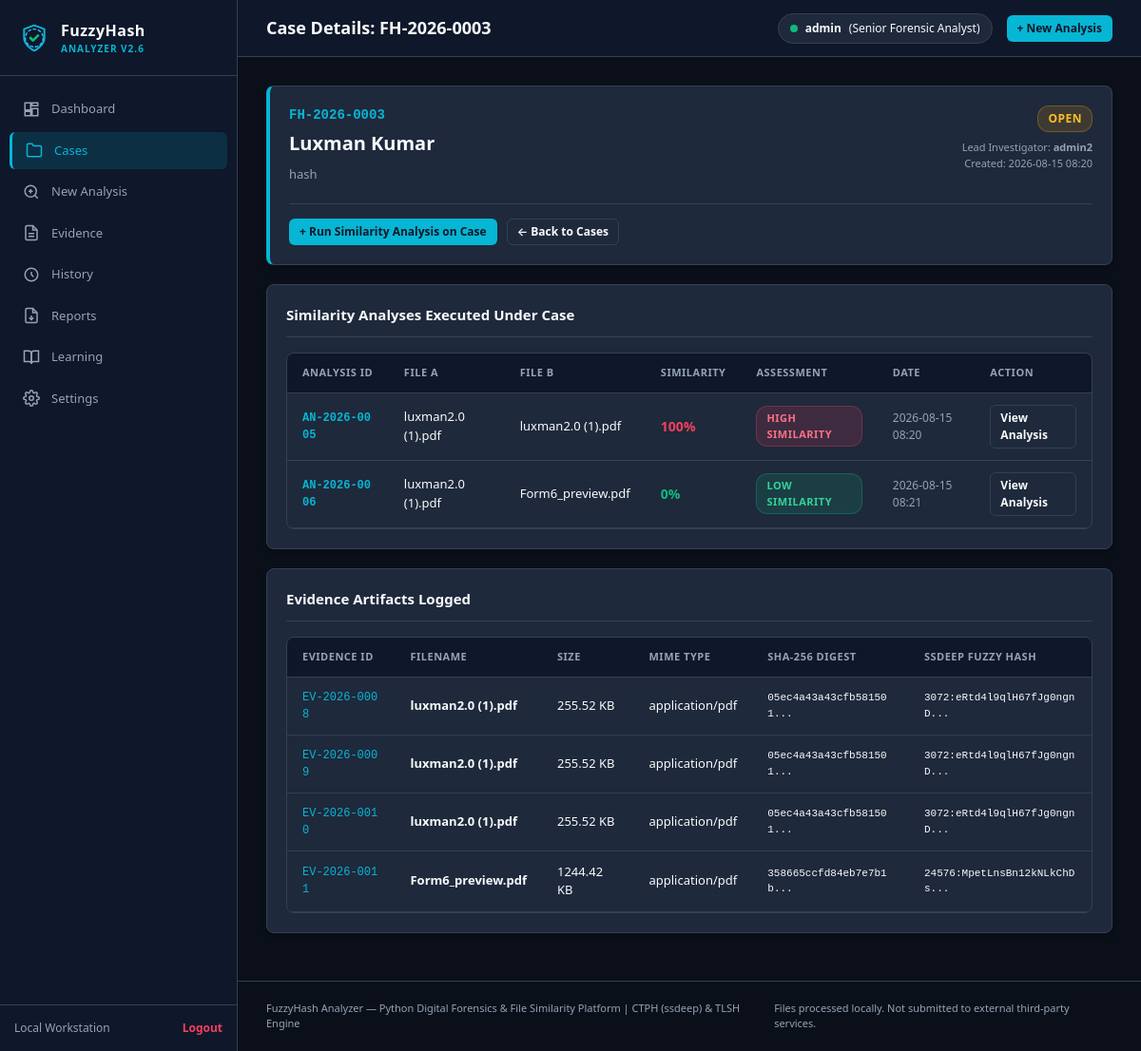
Page /cases/FH-2026-0003 (signed in) on the committed database.
### models/case.py (models this page shows, shortened)
class Case(db.Model):
    __tablename__ = 'cases'
    id = db.Column(db.Integer, primary_key=True)
    case_id = db.Column(db.String(50), unique=True, nullable=False)  # e.g., FH-2026-0001
    name = db.Column(db.String(150), nullable=False)
    description = db.Column(db.Text, nullable=True)
    investigator = db.Column(db.String(100), nullable=False, default='Lead Investigator')
    status = db.Column(db.String(30), nullable=False, default='Open')  # Open, In Progress, Closed
    created_at = db.Column(db.DateTime, default=lambda: datetime.now(timezone.utc))
    updated_at = db.Column(db.DateTime, default=lambda: datetime.now(timezone.utc), onupdate=lambda: datetime.now(timezone.utc))
    evidences = db.relationship('Evidence', backref='case', lazy=True, cascade='all, delete-orphan')
    analyses = db.relationship('Analysis', backref='case', lazy=True, cascade='all, delete-orphan')

### models/analysis.py (models this page shows, shortened)
class Analysis(db.Model):
    __tablename__ = 'analyses'
    id = db.Column(db.Integer, primary_key=True)
    analysis_id = db.Column(db.String(50), unique=True, nullable=False)  # e.g., AN-2026-0001
    case_id = db.Column(db.Integer, db.ForeignKey('cases.id'), nullable=False)
    evidence_a_id = db.Column(db.Integer, db.ForeignKey('evidences.id'), nullable=False)
    evidence_b_id = db.Column(db.Integer, db.ForeignKey('evidences.id'), nullable=False)
    ssdeep_score = db.Column(db.Integer, nullable=True)  # 0 to 100
    tlsh_score = db.Column(db.Integer, nullable=True)    # TLSH distance
    tlsh_similarity_pct = db.Column(db.Integer, nullable=True) # Normalized 0 to 100
    similarity_score = db.Column(db.Integer, nullable=False) # Combined overall %
    assessment = db.Column(db.String(50), nullable=False)   # Low Similarity, Moderate Similarity, High Similarity
    notes = db.Column(db.Text, nullable=True)
    report_path = db.Column(db.String(500), nullable=True)
    created_at = db.Column(db.DateTime, default=lambda: datetime.now(timezone.utc))
    evidence_a = db.relationship('Evidence', foreign_keys=[evidence_a_id], backref='analyses_a')
    evidence_b = db.relationship('Evidence', foreign_keys=[evidence_b_id], backref='analyses_b')

### models/evidence.py (models this page shows, shortened)
class Evidence(db.Model):
    __tablename__ = 'evidences'
    id = db.Column(db.Integer, primary_key=True)
    evidence_id = db.Column(db.String(50), unique=True, nullable=False) # e.g. EV-2026-0001
    case_id = db.Column(db.Integer, db.ForeignKey('cases.id'), nullable=False)
    filename = db.Column(db.String(255), nullable=False)
    original_filename = db.Column(db.String(255), nullable=False)
    file_path = db.Column(db.String(500), nullable=False)
    file_size = db.Column(db.Integer, nullable=False)
    mime_type = db.Column(db.String(100), nullable=False)
    md5 = db.Column(db.String(32), nullable=False)
    sha256 = db.Column(db.String(64), nullable=False)
    fuzzy_hash_ssdeep = db.Column(db.Text, nullable=True)
    fuzzy_hash_tlsh = db.Column(db.Text, nullable=True)
    created_at = db.Column(db.DateTime, default=lambda: datetime.now(timezone.utc))

### routes/cases.py (the view)
@cases_bp.route('/cases/<case_id>')
@login_required
def detail(case_id):
    case_obj = Case.query.filter_by(case_id=case_id).first_or_404()
    return render_template('case_detail.html', case=case_obj)

### routes/__init__.py (called while the page is built)
def login_required(f):
    @wraps(f)
    def decorated_function(*args, **kwargs):
        if not session.get('user_id'):
            flash('Please log in to access the forensic workstation.', 'warning')
            return redirect(url_for('auth.login'))
        return f(*args, **kwargs)
    return decorated_function

### templates/case_detail.html (shortened to what this page needs)
{% extends "base.html" %}
{% block header_title %}Case Details: {{ case.case_id }}{% endblock %}
{% block content %}
<div class="card" style="border-left: 4px solid var(--accent-cyan);">
    <div style="display: flex; justify-content: space-between; align-items: flex-start;">
        <div>
            <div style="font-family: var(--font-mono); color: var(--accent-cyan); font-weight: bold; font-size: 14px;">{{ case.case_id }}</div>
            <h2 style="font-size: 20px; font-weight: 700; color: var(--text-main); margin: 4px 0 8px 0;">{{ case.name }}</h2>
            <p style="color: var(--text-muted); font-size: 13px; max-width: 800px;">{{ case.description or 'No case description provided.' }}</p>
        </div>
        <div style="text-align: right;">
            <span class="badge badge-mod" style="font-size: 12px; margin-bottom: 8px;">{{ case.status }}</span>
            <div style="font-size: 11px; color: var(--text-muted);">Lead Investigator: <strong>{{ case.investigator }}</strong></div>
            <div style="font-size: 11px; color: var(--text-muted);">Created: {{ case.created_at.strftime('%Y-%m-%d %H:%M') }}</div>
        </div>
    </div>
    <div style="margin-top: 20px; padding-top: 15px; border-top: 1px solid var(--border-color); display: flex; gap: 10px;">
        <a href="{{ url_for('analysis.new_analysis', case_id=case.id) }}" class="btn btn-primary btn-sm">+ Run Similarity Analysis on Case</a>
        <a href="{{ url_for('cases.index') }}" class="btn btn-secondary btn-sm">← Back to Cases</a>
    </div>
</div>
<div class="card">
    <div class="card-header">
        <h3 class="card-title">Similarity Analyses Executed Under Case</h3>
    </div>
    <div class="table-container">
        <table class="tech-table">
            <thead>
                <tr>
                    <th>Analysis ID</th>
                    <th>File A</th>
                    <th>File B</th>
                    <th>Similarity</th>
                    <th>Assessment</th>
                    <th>Date</th>
                    <th>Action</th>
                </tr>
            </thead>
            <tbody>
                {% if case.analyses %}
                    {% for an in case.analyses %}
                    <tr>
                        <td class="font-mono" style="color: var(--accent-cyan); font-weight: 600;">{{ an.analysis_id }}</td>
                        <td>{{ an.evidence_a.original_filename if an.evidence_a else 'N/A' }}</td>
                        <td>{{ an.evidence_b.original_filename if an.evidence_b else 'N/A' }}</td>
                        <td>
                            <strong style="font-size: 14px; {% if an.similarity_score >= 71 %}color: var(--accent-rose);{% elif an.similarity_score >= 31 %}color: var(--accent-amber);{% else %}color: var(--accent-emerald);{% endif %}">
                                {{ an.similarity_score }}%
                            </strong>
                        </td>
                        <td>
                            {% if an.assessment == 'High Similarity' %}
                                <span class="badge badge-high">High Similarity</span>
                            {% elif an.assessment == 'Moderate Similarity' %}
                                <span class="badge badge-mod">Moderate Similarity</span>
                            {% else %}
                                <span class="badge badge-low">Low Similarity</span>
                            {% endif %}
                        </td>
                        <td style="color: var(--text-muted); font-size: 12px;">{{ an.created_at.strftime('%Y-%m-%d %H:%M') }}</td>
                        <td>
                            <a href="{{ url_for('analysis.results', analysis_id=an.analysis_id) }}" class="btn btn-secondary btn-sm">View Analysis</a>
                        </td>
                    </tr>
                    {% endfor %}
                {% else %}
                    <tr>
                        <td colspan="7" style="text-align: center; padding: 20px; color: var(--text-muted);">
                            No similarity analyses run for this case yet. Click "+ Run Similarity Analysis on Case" above.
                        </td>
                    </tr>
                {% endif %}
            </tbody>
        </table>
    </div>
</div>
<div class="card">
    <div class="card-header">
        <h3 class="card-title">Evidence Artifacts Logged</h3>
    </div>
    <div class="table-container">
        <table class="tech-table">
            <thead>
                <tr>
                    <th>Evidence ID</th>
                    <th>Filename</th>
                    <th>Size</th>
                    <th>MIME Type</th>
                    <th>SHA-256 Digest</th>
                    <th>ssdeep Fuzzy Hash</th>
                </tr>
            </thead>
            <tbody>
                {% if case.evidences %}
                    {% for ev in case.evidences %}
                    <tr>
                        <td class="font-mono" style="color: var(--accent-cyan);">{{ ev.evidence_id }}</td>
                        <td><strong>{{ ev.original_filename }}</strong></td>
                        <td>{{ (ev.file_size / 1024)|round(2) }} KB</td>
                        <td>{{ ev.mime_type }}</td>
                        <td class="font-mono" style="font-size: 11px;">{{ ev.sha256[:20] }}...</td>
                        <td class="font-mono" style="font-size: 11px;">{{ ev.fuzzy_hash_ssdeep[:25] if ev.fuzzy_hash_ssdeep else 'N/A' }}...</td>
                    </tr>
                    {% endfor %}
                {% else %}
                    <tr>
                        <td colspan="6" style="text-align: center; padding: 20px; color: var(--text-muted);">
                            No evidence artifacts recorded for this case yet.
                        </td>
                    </tr>
                {% endif %}
            </tbody>
        </table>
    </div>
</div>
{% endblock %}

### static/css/style.css (style rules this page uses)
:root { --bg-main: #0b0f19; --bg-sidebar: #0f172a; --bg-card: #1e293b; --bg-card-hover: #334155; --bg-input: #0f172a; --border-color: #334155; --border-focus: #06b6d4; --text-main: #f8fafc; --text-muted: #94a3b8; --text-inverse: #0f172a; --accent-cyan: #06b6d4; --accent-emerald: #10b981; --accent-amber: #f59e0b; --accent-rose: #f43f5e; --badge-low-bg: rgba(16, 185, 129, 0.15); --badge-low-text: #34d399; --badge-mod-bg: rgba(245, 158, 11, 0.15); --badge-mod-text: #fbbf24; --badge-high-bg: rgba(244, 63, 94, 0.15); --badge-high-text: #fb7185; --font-family: system-ui, -apple-system, BlinkMacSystemFont, 'Segoe UI', Roboto, Helvetica, Arial, sans-serif; --font-mono: 'SFMono-Regular', Consolas, 'Liberation Mono', Menlo, Courier, monospace; }
* { box-sizing: border-box; margin: 0; padding: 0; }
body { background-color: var(--bg-main); color: var(--text-main); font-family: var(--font-family); font-size: 14px; line-height: 1.5; display: flex; min-height: 100vh; }
.card { background-color: var(--bg-card); border: 1px solid var(--border-color); border-radius: 8px; padding: 20px; margin-bottom: 20px; box-shadow: 0 4px 6px -1px rgba(0, 0, 0, 0.2); }
.card-header { display: flex; align-items: center; justify-content: space-between; margin-bottom: 16px; padding-bottom: 12px; border-bottom: 1px solid var(--border-color); }
.card-title { font-size: 15px; font-weight: 600; color: var(--text-main); display: flex; align-items: center; gap: 8px; }
.table-container { overflow-x: auto; border: 1px solid var(--border-color); border-radius: 8px; }
.tech-table { width: 100%; border-collapse: collapse; text-align: left; font-size: 13px; }
.tech-table th { background-color: var(--bg-sidebar); color: var(--text-muted); font-weight: 600; padding: 12px 16px; border-bottom: 1px solid var(--border-color); text-transform: uppercase; font-size: 11px; letter-spacing: 0.5px; }
.tech-table td { padding: 12px 16px; border-bottom: 1px solid var(--border-color); color: var(--text-main); }
.font-mono { font-family: var(--font-mono); font-size: 12px; word-break: break-all; }
.badge { display: inline-block; padding: 4px 10px; border-radius: 12px; font-size: 11px; font-weight: 600; text-transform: uppercase; letter-spacing: 0.5px; }
.badge-low { background-color: var(--badge-low-bg); color: var(--badge-low-text); border: 1px solid rgba(16, 185, 129, 0.3); }
.badge-mod { background-color: var(--badge-mod-bg); color: var(--badge-mod-text); border: 1px solid rgba(245, 158, 11, 0.3); }
.badge-high { background-color: var(--badge-high-bg); color: var(--badge-high-text); border: 1px solid rgba(244, 63, 94, 0.3); }
.btn { display: inline-flex; align-items: center; justify-content: center; gap: 8px; padding: 8px 16px; border-radius: 6px; font-size: 13px; font-weight: 600; cursor: pointer; text-decoration: none; border: 1px solid transparent; transition: all 0.2s ease; }
.btn-primary { background-color: var(--accent-cyan); color: var(--text-inverse); }
.btn-secondary { background-color: var(--bg-card); color: var(--text-main); border-color: var(--border-color); }
.btn-sm { padding: 4px 10px; font-size: 12px; }

### rows in the picture
Case: case_id "FH-2026-0003", name "Luxman Kumar", description "hash", status "OPEN", investigator "admin2", created_at "2026-08-15 08:20"
Analysis: analysis_id "AN-2026-0005", evidence_a "luxman2.0 (1).pdf", evidence_b "luxman2.0 (1).pdf", similarity_score "100", assessment "HIGH SIMILARITY", created_at "2026-08-15 08:20"
Analysis: analysis_id "AN-2026-0006", evidence_a "luxman2.0 (1).pdf", evidence_b "Form6_preview.pdf", similarity_score "0", assessment "LOW SIMILARITY", created_at "2026-08-15 08:21"
Evidence: evidence_id "EV-2026-0008", original_filename "luxman2.0 (1).pdf", (ev.file_size/1024)|round(2) "255.52", mime_type "application/pdf", sha256 "05ec4a43a43cfb581501", fuzzy_hash_ssdeep "3072:eRtd4l9qlH67fJg0ngnD"
Evidence: evidence_id "EV-2026-0009", original_filename "luxman2.0 (1).pdf", (ev.file_size/1024)|round(2) "255.52", mime_type "application/pdf", sha256 "05ec4a43a43cfb581501", fuzzy_hash_ssdeep "3072:eRtd4l9qlH67fJg0ngnD"
Evidence: evidence_id "EV-2026-0010", original_filename "luxman2.0 (1).pdf", (ev.file_size/1024)|round(2) "255.52", mime_type "application/pdf", sha256 "05ec4a43a43cfb581501", fuzzy_hash_ssdeep "3072:eRtd4l9qlH67fJg0ngnD"
Evidence: evidence_id "EV-2026-0011", original_filename "Form6_preview.pdf", (ev.file_size/1024)|round(2) "1244.42", mime_type "application/pdf", sha256 "358665ccfd84eb7e7b1b", fuzzy_hash_ssdeep "24576:MpetLnsBn12kNLkChDs"

### other values in the picture
{{ session.get('username', 'Analyst') }} "admin"
{{ session.get('role', 'SOC Analyst') }} "Senior Forensic Analyst"
